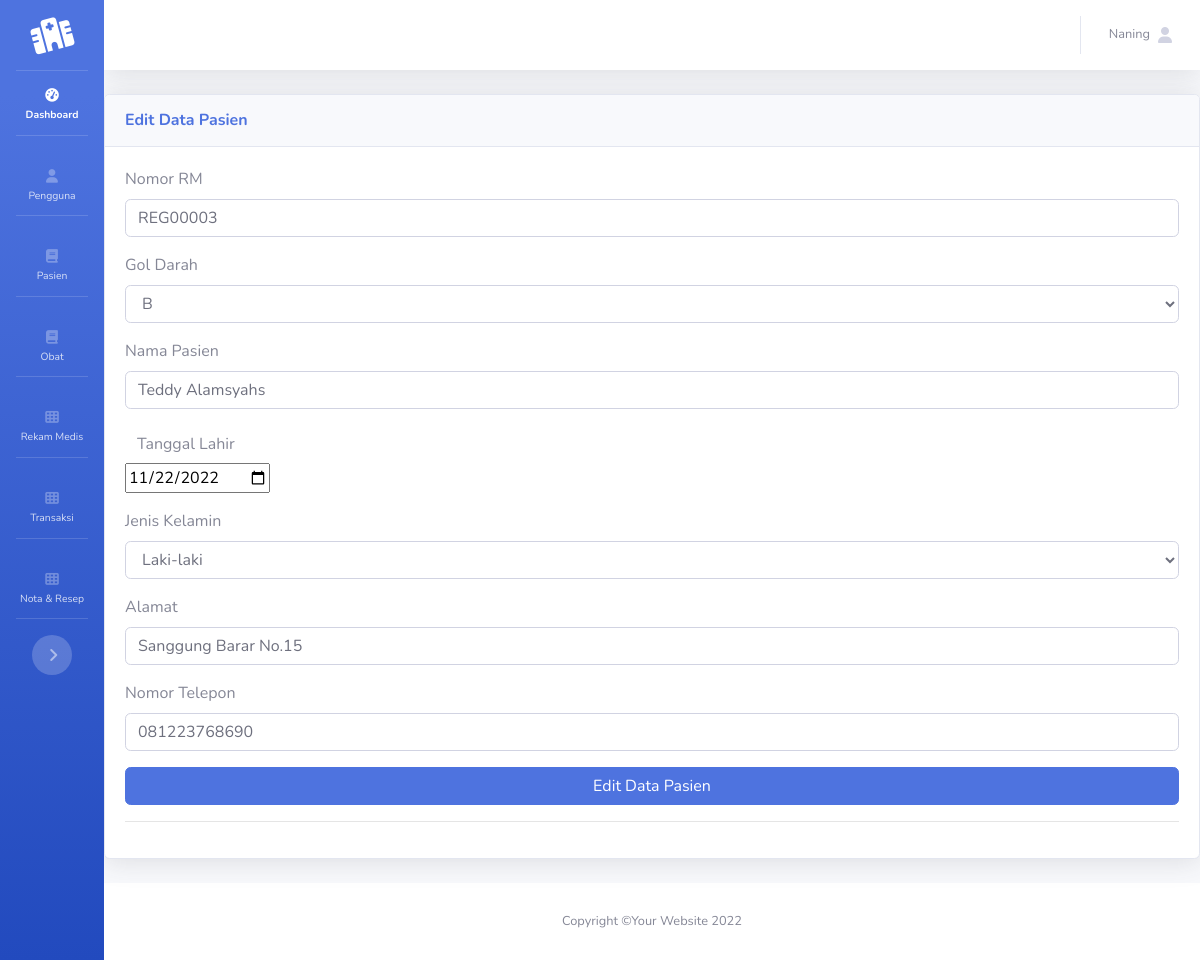
/Admin/index.php?halaman=editdatapasien&id=REG00003 (signed in), run on the app's committed database.
### tables this page shows
CREATE TABLE `pasien` (
  `idpasien` varchar(10) NOT NULL,
  `goldar` varchar(2) NOT NULL,
  `namapasien` varchar(40) NOT NULL,
  `tgllahir` date NOT NULL,
  `jnskelamin` enum('Perempuan','Laki-laki','','') NOT NULL,
  `alamat` varchar(50) NOT NULL,
  `notelpon` varchar(15) NOT NULL,
  `status` int(11) NOT NULL
);

### Admin/editdatapasien.php (the view, shortened to what this page needs)
<div class="card shadow mb-4">
	<div class="card-header py-3">
		<h6 class="m-0 font-weight-bold text-primary">Edit Data Pasien</h6>
	</div>
	<div class="card-body">
		<?php
		$id=$_GET['id'];
		$qdata=mysqli_query($kon, "SELECT * FROM pasien WHERE idpasien='$id'");
		$data=mysqli_fetch_array($qdata);
		?>
		<form action="proseseditdatapasien.php" method="post" enctype="multipart/form-data">
			<div class="form-group">
				<label>Nomor RM</label>
				<input type="text"  class="form-control" name="noRM" id="noRM" value="<?php echo $data['0']?>"placeholder="Isi nomor RM" required>
			</div>
		<div class="form-group">
				<label>Gol Darah</label>
				<select class="form-control" name="gol" id="gol" required>
				<option <?php if ($data['1']=="B"){echo "selected";} ?> value="B">B</option>
				<option <?php if ($data['1']=="O"){echo "selected";} ?> value="O">O</option></select>
			</div>
			<div class="form-group">
				<label>Nama Pasien</label>
				<input type="text"  class="form-control" name="namapasien" id="namapasien" value="<?php echo $data['namapasien']?>" placeholder="Masukan nama pasien">
			</div>
			       <?php
                    $tanggal=date('Y-m-d');
                    ?>
               <div class="form-group">
				<label class="col-lg-12 col-form-label">Tanggal Lahir</label>
				<input type="date"  class="form-control-col-lg-5" name="tgllahir" id="tgllahir" value="<?php echo $tanggal;?>" required>
				</div>
			<div class="form-group">
				<label>Jenis Kelamin</label>
				<select class="form-control"type="text" name="jnskelamin" id="jnskelamin"  required>
					<option value="Laki-laki" <?php if ($data['4']=="Laki-laki"){echo "selected";} ?>>Laki-laki</option>
				</select>
			</div>
			<div class="form-group">
				<label>Alamat</label>
				<input type="text"  class="form-control" name="alamat" id="alamat" value="<?php echo $data['alamat']?>" placeholder="Masukan alamat">
			</div>
			<div class="form-group">
				<label>Nomor Telepon</label>
				<input type="text"  class="form-control" name="notelpon" id="notelpon" value="<?php echo $data['notelpon']?>" placeholder="Masukan nomor telepon">
			</div>
			<button type="submite" name="submite" class="btn btn-primary btn-user btn-block">Edit Data Pasien</button>
			<hr>
		</form>
	</div>
</div>

### data on the page
pasien: noRM "REG00003", gol "B", namapasien "Teddy Alamsyahs", jnskelamin "Laki-laki", alamat "Sanggung Barar No.15", notelpon "081223768690"

### other printed values
$_SESSION['namapengguna'] "Naning"
